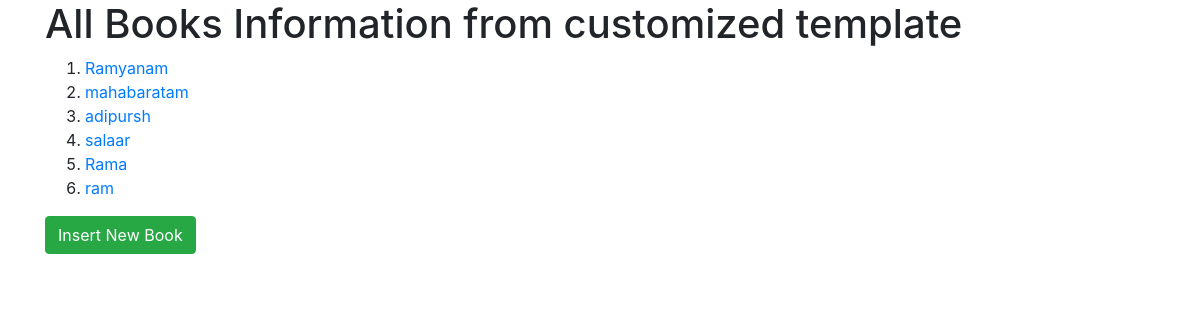
/list2/, run on the app's committed database.
### testapp/models.py (models this page shows, shortened)
class Book(models.Model):
    title = models.CharField(max_length=30)
    author = models.CharField(max_length=30)
    pages = models.IntegerField()
    price = models.FloatField()

### testapp/views.py (the view)
# urls.py: path('list2/', views.BookListView2.as_view(),name='listbooks'),
class BookListView2(ListView):
    model = Book
    template_name = 'testapp/book.html'
    context_object_name = 'books'

### templates/testapp/book.html (shortened to what this page needs)
<!DOCTYPE html>
<html lang="en" dir="ltr">
  <head>
    <link rel="stylesheet" href="https://cdn.jsdelivr.net/npm/bootstrap@4.6.2/dist/css/bootstrap.min.css">
  </head>
  <body>
    <div class="container">
      <h1>All Books Information from customized template</h1>
      <ol>
      {% for book in books %}
      <li><a href="/{{book.id}}">{{book.title}}</a></li>
      {% endfor %}
      </ol>
      <a href="/create" class="btn btn-success">Insert New Book</a>
    </div>
  </body>
</html>

### data on the page
Book: title "Ramyanam"
Book: title "mahabaratam"
Book: title "adipursh"
Book: title "salaar"
Book: title "Rama"
Book: title "ram"
